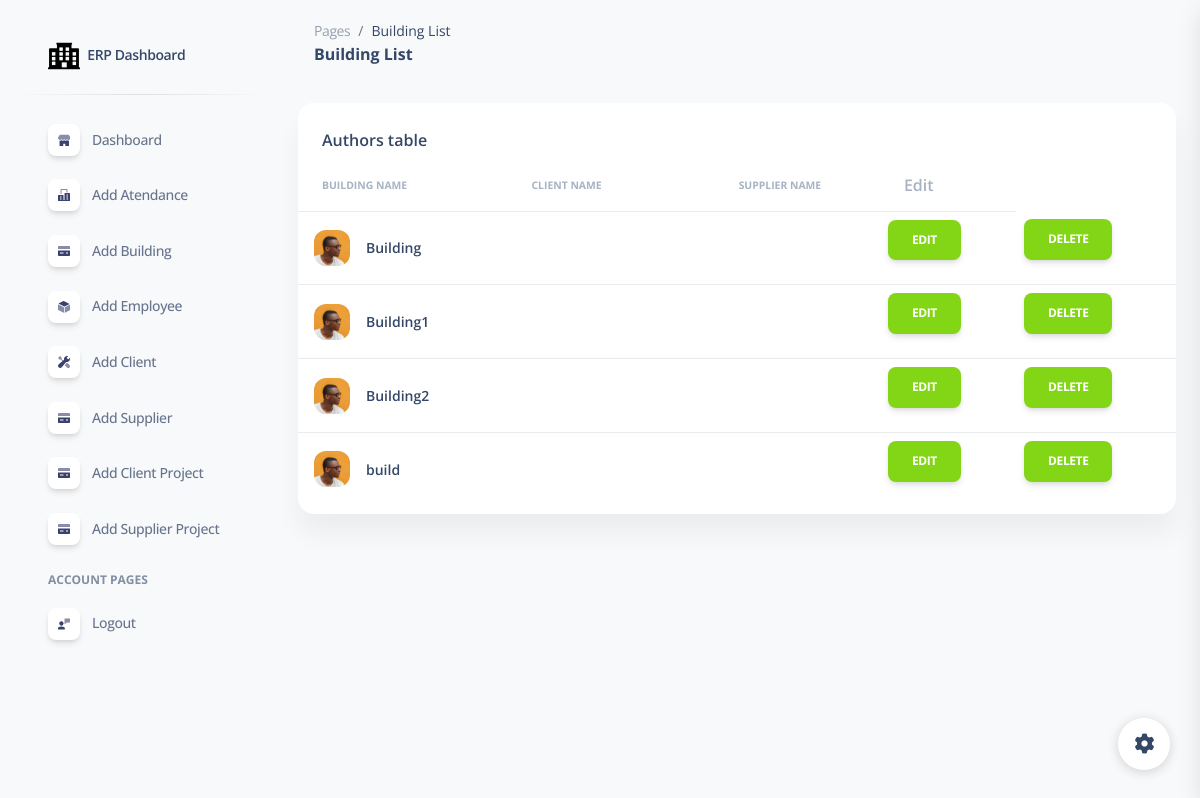
Before: /building_list/ (signed in) with the older database file.
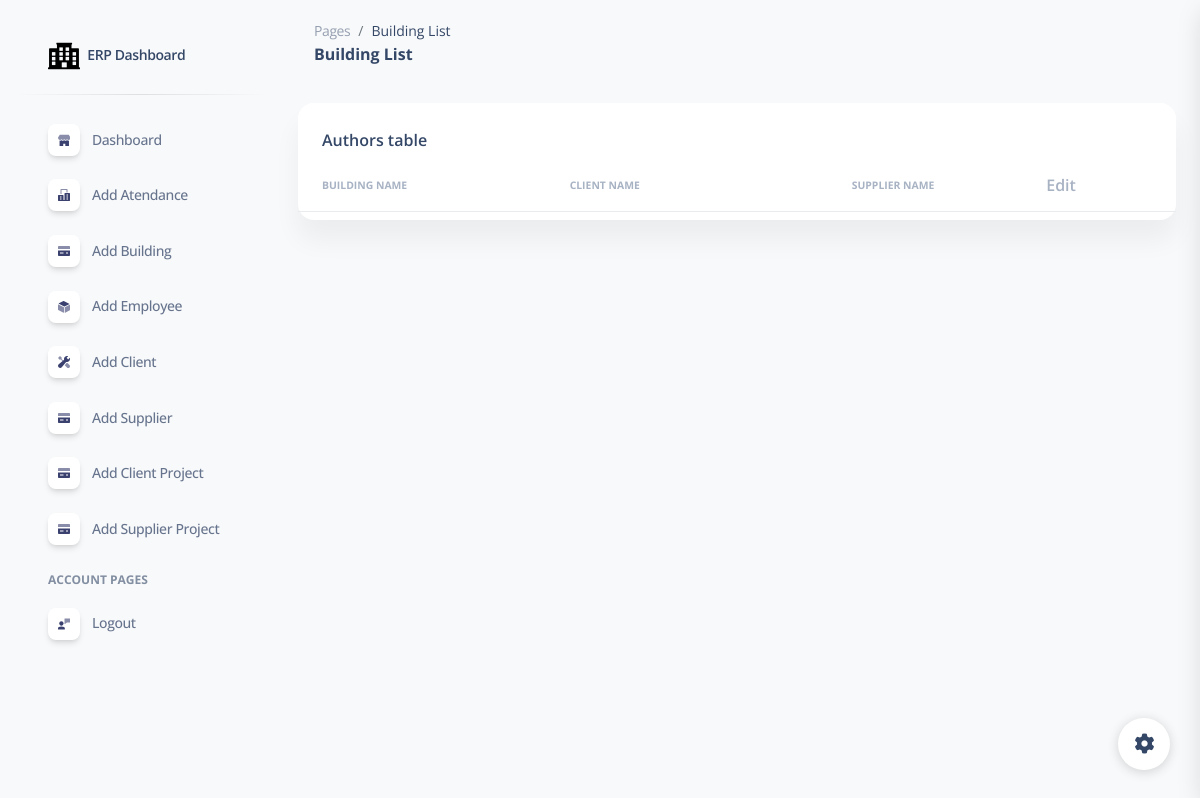
After: the same page with the newer database file.
### erpapp/models.py (models this page shows, shortened)
class Building(models.Model):
    building_name = models.CharField(max_length=255)
    client = models.ForeignKey(Client, on_delete=models.CASCADE, null=True, blank=True)
    supplier = models.ForeignKey(Supplier, on_delete=models.CASCADE, null=True, blank=True)

### erpapp/views.py (the view)
# urls.py: path('building_list/', building_list, name='building_list'),
@login_required
def building_list(request):
    buildings = Building.objects.all()
    return render(request, 'building_list.html', {'buildings': buildings})

### erpapp/templates/building_list.html (shortened to what the changed rows need)
{% extends 'base.html' %}
{% load static %}
{% block content %}
<!DOCTYPE html>
<html lang="en">
<head>
  <link href="{% static  'css/nucleo-icons.css' %}" rel="stylesheet" />
  <link href="{% static  'css/nucleo-svg.css' %}" rel="stylesheet" />
  <link href="{% static '/css/nucleo-svg.css' %}" rel="stylesheet" />
  <link id="pagestyle" href="{% static 'css/soft-ui-dashboard.css' %}" rel="stylesheet" />
</head>
<body class="g-sidenav-show  bg-gray-100">
<main class="main-content position-relative max-height-vh-100 h-100 mt-1 border-radius-lg ">
    <div class="container-fluid py-4">
      <div class="row">
        <div class="col-12">
          <div class="card mb-4">
            <div class="card-body px-0 pt-0 pb-2">
              <div class="table-responsive p-0">
                <table class="table align-items-center mb-0">
                  <thead>
                    <tr>
                      <th class="text-uppercase text-secondary text-xxs font-weight-bolder opacity-7">Building Name</th>
                      <th class="text-uppercase text-secondary text-xxs font-weight-bolder opacity-7 ps-2">Client Name</th>
                      <th class="text-center text-uppercase text-secondary text-xxs font-weight-bolder opacity-7">Supplier Name</th>
                      <th class="text-secondary opacity-7">Edit</th>
                    </tr>
                  </thead>
                  <tbody>
                    {% for building in buildings %}
                    <tr>
                      <td>
                        <div class="d-flex px-2 py-1">
                          <div>
                            <img src="../assets/img/team-2.jpg" class="avatar avatar-sm me-3" alt="user1">
                          </div>
                          <div class="d-flex flex-column justify-content-center">
                            <h6 class="mb-0 text-sm">{{ building.building_name }}</h6>
                          </div>
                        </div>
                      </td>
                      <td>
                      </td>
                      <td class="align-middle text-center text-sm">
                      </td>
                      <td>
                      <a href="{% url 'edit_building' building.id %}" class="btn btn-success">Edit</a>
                      </td>
                      <td>
                        <a href="{% url 'delete_building' building.id %}" class="btn btn-success">Delete</a>
                        </td>
                    </tr>
                    {% endfor %}
                  </tbody>
                </table>
              </div>
            </div>
          </div>
        </div>
      </div>
{% endblock %}

Changed rows visible on the page:
removed Building: building_name "Building"
removed Building: building_name "Building1"
removed Building: building_name "Building2"
removed Building: building_name "build"
